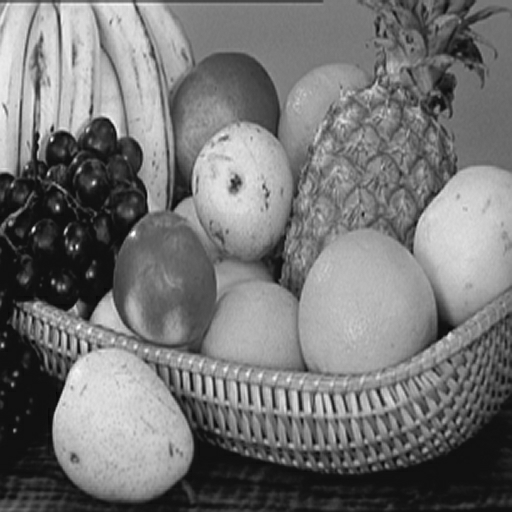
#> input picture traitement_signal/tp3/FRUIT_LUMI.BMP, 512 x 512 px
$ jupyter execute --allow-errors TP3_enonce.ipynb   (shell and % lines are left out)
#> lines starting #> are read from the running program, lines starting #| are printed output that depends on the picture
# TP 3 - Transformée de Fourier rapide (FFT) 2D et filtrage linéaire

## Transformée de Fourier Discrète sur des images

Dans cette première partie, vous allez observer concrètement, sur divers exemples d’images, la représentation des spectres en fréquences spatiales.

[cell 1]
""" définition d'une fonction permettant de générer une sinusoide 2D"""

import numpy as np
import matplotlib.pyplot as plt

def generation_sinus(taille, periode, orientation, amplitude, val_moy) :
    #taille : taille de l'image à générer
    #periode : période en pixels
    #orientation : orientation en radian
    #amplitude : amplitude du sinus
    #val_moy : valeur moyenne

    #décalage pour fixer le point de rotation (zéro) au centre de l'image
    offset0 = int(taille/2) + 1

    f = range(-offset0, offset0)
    [Fl,Fc] = np.meshgrid(f,f)

    image = val_moy + amplitude*np.sin(2*np.pi*(1/periode)*(Fl*np.cos(orientation)+Fc*np.sin(orientation)))
    image = np.floor(image)

    return image

**ACTION :** Exécuter le script suivant et analyser ce que vous obtenez.

[cell 2]
taille = 128
periode = 32
orientation = 0
amplitude = 128
val_moy = 0

#on appelle la fonction qui génère l'image
image = generation_sinus(taille,periode,orientation,amplitude,val_moy);

#on affiche l'image résultat
grey_map = plt.cm.gray
plt.close("all")
plt.figure()
plt.imshow(image, grey_map)

#on calcule sa transformée de fourier
spectre = np.fft.fft2(image) / (taille*taille)
spectre = np.fft.fftshift(spectre)

#pour avoir le spectre de raies et non les cn
spectre = 2*spectre
spectre[int(taille/2), int(taille/2)] = spectre[int(taille/2), int(taille/2)] / 2

#on affiche le module de la FFT
plt.figure()
plt.imshow(abs(spectre), grey_map, extent = [-0.5 , 0.5-1/taille, -0.5 , 0.5-1/taille])
plt.colorbar()

**Réponse :** ...

**ACTION :** Jouer sur la période en essayant les valeurs 16, 8 et 4 (orientation 0). Relever, pour ces différentes périodes, l’amplitude et la fréquence normalisées des raies. Jouer également sur l’amplitude et la valeur moyenne du signal 2-D. Commenter les résultats obtenus sur le spectre. Essayer ensuite la valeur 17 pour la période. Commenter le spectre obtenu à nouveau.

**Réponse :** ...

**ACTION :** On souhaite augmenter la résolution fréquentielle par zero-padding. Exécuter le script suivant. Faire varier maintenant l’orientation du signal 2-D : essayer par exemple pi/2, et pi/4. Commenter.

[cell 3]
taille = 128
periode = 32
orientation = 0
amplitude = 128
val_moy = 0

image = generation_sinus(taille,periode,orientation,amplitude,val_moy)

#affichage de l'image
plt.close("all")
plt.figure()
plt.imshow(image, grey_map)


#on calcule sa transformée de fourier
#on définit le nombre de points pour calculer la FFT2D sur une dimension
nb_point = 5*taille
spectre = np.fft.fft2(image, (nb_point,nb_point)) / (taille*taille)
spectre = np.fft.fftshift(spectre)

#on affiche le module de la FFT
plt.figure()
plt.imshow(abs(spectre), grey_map, extent = [-0.5 , 0.5-1/taille, -0.5 , 0.5-1/taille])
plt.colorbar()
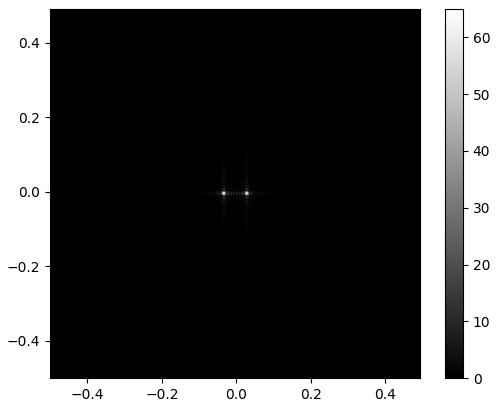
#> figure drawn by matplotlib, 2 panels

**Réponse :** ...

[cell 4]
""" définition d'une fonction permettant de générer des fonctions carrée et damier 2D"""

import numpy as np
import matplotlib.pyplot as plt

def generation_carre(taille, periode, amplitude, val_moy) :
    #taille : taille de l'image à générer
    #periode : période en pixels
    #amplitude : amplitude de l'onde carrée
    #val_moy : valeur moyenne


#> called with taille = 64, periode = 16, amplitude = 128, val_moy = 0
    image = np.zeros((taille,taille))
    for i in range(int(periode/2)) :
        image[:,i:64:periode] = 1

    image = val_moy + amplitude*(image-0.5)

    return image

def generation_damier(taille,periode,amplitude,val_moy) :
    #taille : taille de l'image à générer
    #periode : période en pixels
    #orientation : orientation en radian
    #val_moy : valeur moyenne

    image1 = np.zeros((taille,taille))
    image2 = np.zeros((taille,taille))


    for i in range(0, int(periode/2)) :
        image1[:, i:64:periode] = 1
        image2[i:64:periode, :] = 1

    image = np.logical_xor(image1,image2)
    image = val_moy + amplitude*(image-0.5)

    return image

**ACTION :** Lancer les scripts suivants pour générer des signaux carré et damier. Jouer avec les paramètres et interpréter les résultats.

[cell 5]
'''Génération d'un signal carré'''
taille = 64
periode = 16
amplitude = 128
val_moy = 0

#on appelle la fonction qui génère l'image
image = generation_carre(taille,periode,amplitude,val_moy)

#affichage de l'image
plt.close("all")
plt.figure()
plt.imshow(image, grey_map)

#on calcule sa transformée de fourier
spectre = np.fft.fft2(image) / (taille*taille)
spectre = np.fft.fftshift(spectre)

#pour avoir le spectre de raies et non les cn
spectre = 2*spectre
spectre[int(taille/2), int(taille/2)] = spectre[int(taille/2), int(taille/2)] / 2

#on affiche le module de la FFT
plt.figure()
plt.imshow(abs(spectre), grey_map, extent = [-0.5 , 0.5-1/taille, -0.5 , 0.5-1/taille])
plt.colorbar()
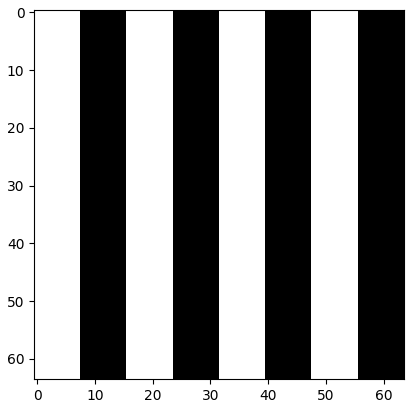
#> figure drawn by matplotlib, 1 panel

**Analyse carré :** ...

[cell 6]
'''Génération d'un signal damier'''
taille = 64
periode = 16
amplitude = 128
val_moy = 0

#on appelle la fonction qui génère l'image
image = generation_damier(taille,periode,amplitude,val_moy)

#affichage de l'image
plt.close("all")
plt.figure()
plt.imshow(image, grey_map)

#on calcule sa transformée de fourier
spectre = np.fft.fft2(image) / (taille*taille)
spectre = np.fft.fftshift(spectre)

#pour avoir le spectre de raies et non les cn
spectre = 2*spectre
spectre[int(taille/2), int(taille/2)] = spectre[int(taille/2), int(taille/2)] / 2

#on affiche le module de la FFT
plt.figure()
plt.imshow(abs(spectre), grey_map, extent = [-0.5 , 0.5-1/taille, -0.5 , 0.5-1/taille])
plt.colorbar()
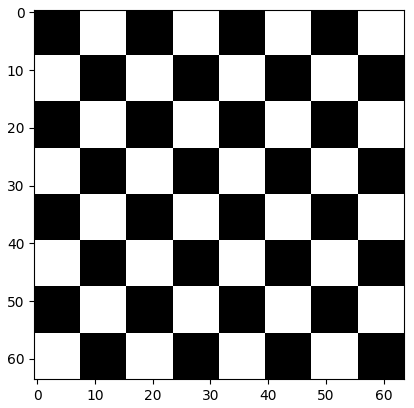
#> figure drawn by matplotlib, 1 panel

**Analyse damier :** ...

**ACTION :** À partir des scripts précédents, écrire un script qui affiche une image naturelle  en niveaux de gris et son module de FFT2D. Le tester sur différentes images (vous pouvez utiliser les images fournies dans le dossier images.zip).

[cell 7]
#TODO

## Filtrage linéaire dans le domaine fréquentiel et dans le domaine spatial

Dans cette partie, vous allez réaliser un filtrage linéaire sous Matlab de différentes manières.

**ACTION :** Exécuter le script suivant qui permet de calculer et d'afficher la réponse impulsionnelle d'un filtre. Tester pour différentes valeurs de support.

[cell 8]
'''Définition de la réponse impulsionnelle d'un filtre'''

#on réalise un filtre 3x3 composé de 1
support = 3
filtre = np.ones((support,support)) / (support*support)

#calcul et affichage de la fonction de transfert
#on suppose que l'on filtre des images carrées de taille 512
taille = 512

#on calcule sa transformée de fourier (pas de padding)
spectre_filtre = np.fft.fftshift(np.fft.fft2(filtre,(taille,taille))) / (support*support)

#on affiche le module de la FFT
plt.close("all")
plt.figure()
plt.imshow(abs(spectre_filtre), grey_map, extent = [-0.5 , 0.5-1/taille, -0.5 , 0.5-1/taille])
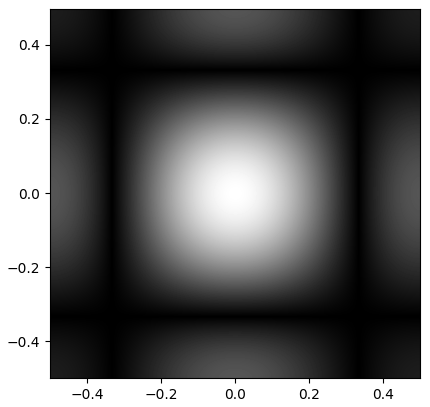
#> figure drawn by matplotlib, 1 panel

**ACTION :** On réalise, dans la script suivant, le filtrage spatial d’une image en utilisant la fonction convolve2d de SciPy (bibliothèque de calcul scientifique) selon deux manières différentes. Comparer les deux images résultats et concluer (vous pouvez changer le support du filtre, dans ce cas il faut évidemment ré-exécuter le script précédent).

[cell 9]
import scipy as sp
from scipy import signal

#lecture d'une image carré
image = plt.imread('FRUIT_LUMI.BMP')
#> image is the input picture: shape (512, 512); min 3, max 255, mean 116.8

#on affiche l'image
plt.figure()
plt.imshow(image, grey_map)

#filtrage en spatial
image_filtree = sp.signal.convolve2d(image,filtre)
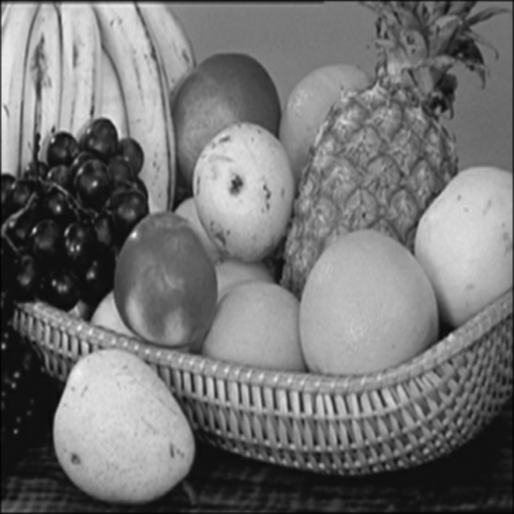
#> image_filtree: shape (514, 514) float64; min 1.78, max 245.1, mean 115.9
image_filtree_2 = sp.signal.convolve2d(image,filtre,mode='same')

#affichage
plt.figure()
plt.subplot(1,2,1)
plt.imshow(image_filtree, grey_map)
plt.subplot(1,2,2)
plt.imshow(image_filtree_2, grey_map)

**Réponse :**...

**ACTION :** On utilise dans le script ci-dessous, la fonction fftconvolve. Après avoir observé les effets du filtrage en spatial, observer le résultat en fréquentiel à l’aide de la dernière partie du script.

[cell 10]
image_filtree_3 = sp.signal.fftconvolve(image, filtre)
image_filtree_4 = sp.signal.fftconvolve(image, filtre, mode='valid')
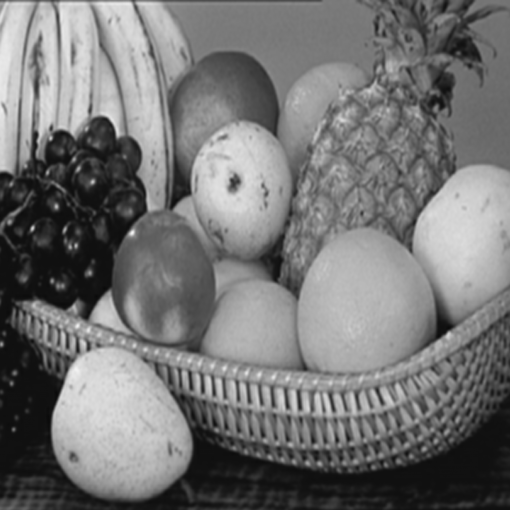
#> image_filtree_4: shape (510, 510) float64; min 10.11, max 245.1, mean 117.1

#affichage
plt.figure()
plt.subplot(1,2,1)
plt.imshow(image_filtree_3, grey_map)
plt.figure()
plt.subplot(1,2,2)
plt.imshow(image_filtree_4, grey_map)


#observation du résultat en fréquentiel
#on calcule les transformées de fourier de l'image et de l'image filtrée
spectre_image = np.fft.fftshift(np.fft.fft2(image)) / image.size
spectre_image_filtree_4 = np.fft.fftshift(np.fft.fft2(image_filtree_4)) / image.size

plt.figure()
plt.subplot(1,2,1)
plt.imshow(np.log(abs(spectre_image)), grey_map, extent = [-0.5 , 0.5-1/taille, -0.5 , 0.5-1/taille])
plt.subplot(1,2,2)
plt.imshow(np.log(abs(spectre_image_filtree_4)), grey_map, extent = [-0.5 , 0.5-1/taille, -0.5 , 0.5-1/taille])
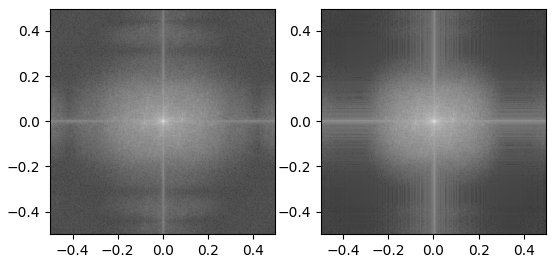
#> figure drawn by matplotlib, 2 panels

**ACTION :** En utilisant la fonction time.time() de la bibliothèque time de Python, comparer le temps d’exécution entre un filtrage spatial et un filtrage en fréquentiel. Jouer sur la taille des supports et concluer. Vérifier vos résultats avec les informations donnes dans la doc de scipy.

**Réponse :** ...

**ACTION :** Faire la même analyse avec le script suivant. Tester avec un autre filtre : ((-1,0,1),(-1,0,1),(-1,0,1)).

[cell 11]
#on suppose que l'on filtre des images de taille 512
taille = 512;
#definition d'un filtre
filtre_ph = [[-1,-1,-1], [0,0,0], [1,1,1]]
support = 3

#on calcule sa transformée de fourier
spectre_filtre_ph = np.fft.fftshift(np.fft.fft2(filtre_ph,(taille,taille))) / (support*support)

#on affiche le module de la FFT
plt.close("all")
plt.figure()
plt.imshow(abs(spectre_filtre_ph), grey_map)

#lecture d'une image carré
image = plt.imread('CLOWN_LUMI.BMP')
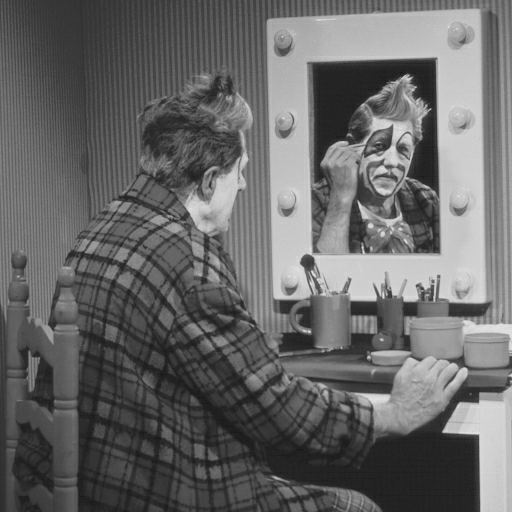
#> input picture traitement_signal/tp3/CLOWN_LUMI.BMP, 512 x 512 px
#> image is the input picture: shape (512, 512); min 22, max 227, mean 102.8

#on affiche l'image
plt.figure()
plt.imshow(image,grey_map)

#filtrage en spatial
image_filtree_ph = sp.signal.fftconvolve(image, filtre_ph, mode='valid')
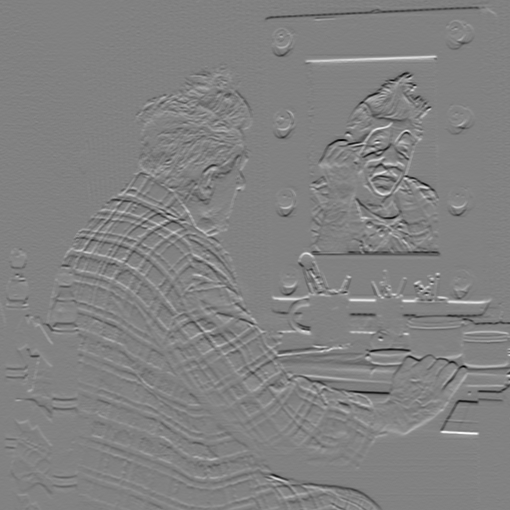
#> image_filtree_ph: shape (510, 510) float64; min -453, max 437, mean 0.2; drawn with min black and max white

#affichage de l'image filtrée
plt.figure()
plt.imshow(image_filtree_ph, grey_map)

#affichage des
spectre_image = np.fft.fftshift(np.fft.fft2(image)) / image.size
spectre_image_filtree_ph = np.fft.fftshift(np.fft.fft2(image_filtree_ph)) / image.size

plt.figure()
plt.subplot(1,2,1)
plt.imshow(np.log(abs(spectre_image)), grey_map, extent = [-0.5 , 0.5-1/taille, -0.5 , 0.5-1/taille])
plt.subplot(1,2,2)
plt.imshow(np.log(abs(spectre_image_filtree_4)), grey_map, extent = [-0.5 , 0.5-1/taille, -0.5 , 0.5-1/taille])
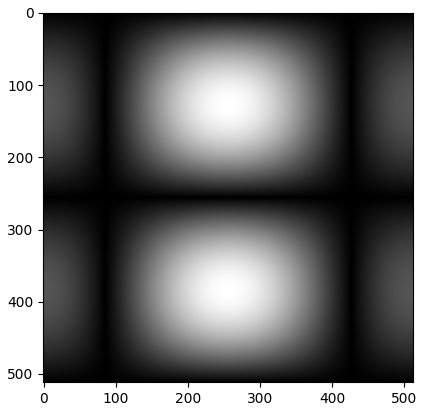
#> figure drawn by matplotlib, 1 panel
